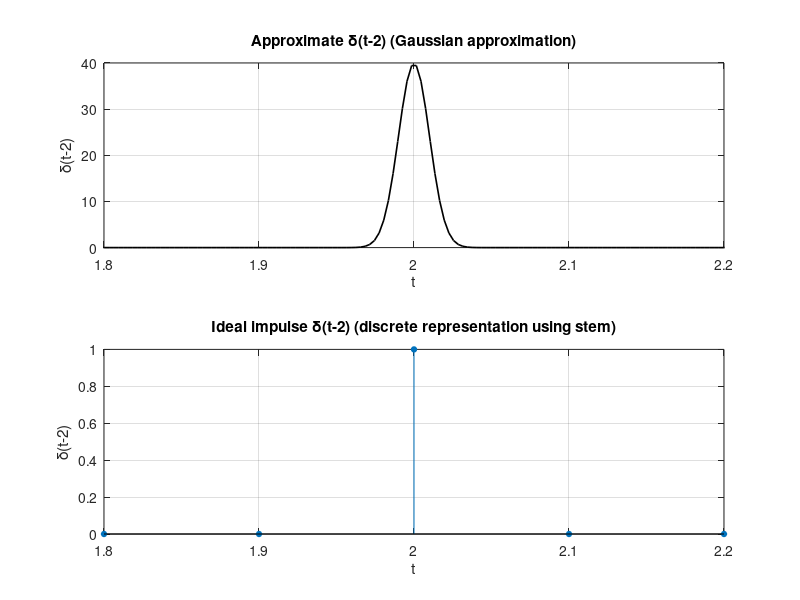

The MATLAB source for this figure:
% Part (a): Plot an approximation of the Dirac delta δ(t-2) without built-in delta
t = linspace(-1,5,2000);
% Approximate delta as a narrow Gaussian centered at 2
sigma = 0.01;
delta_approx = (1/(sigma*sqrt(2*pi))) * exp(-(t-2).^2/(2*sigma^2));
figure;
subplot(2,1,1);
plot(t, delta_approx, 'k', 'LineWidth', 1.2);
xlim([1.8 2.2]);
xlabel('t'); ylabel('\delta(t-2)');
title('Approximate \delta(t-2) (Gaussian approximation)');
grid on;

% Part (b): Using built-in stem to represent an ideal impulse at t=2
t_stem = -1:0.1:5;
impulse = zeros(size(t_stem));
[~, idx] = min(abs(t_stem-2));
impulse(idx) = 1; % unit impulse amplitude
subplot(2,1,2);
stem(t_stem, impulse, 'filled', 'MarkerSize', 4);
xlim([1.8 2.2]);
xlabel('t'); ylabel('\delta(t-2)');
title('Ideal impulse \delta(t-2) (discrete representation using stem)');
grid on;
